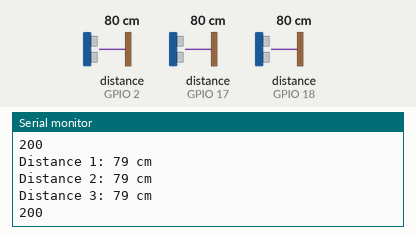
This sketch was run on a simulated ESP32. On the bench: the last lines printed to the serial monitor. Wiring (inferred from the names in the program): 3 × ultrasonic range finder: trigger GPIO 4, echo GPIO 2 / trigger GPIO 5, echo GPIO 18 / trigger GPIO 16, echo GPIO 17. The inputs (shaded band) are chosen by the test bench; at power-on: distance to the obstacle (sensors on GPIO 2, GPIO 17, GPIO 18) 80 cm. The echo pulse lasts 58.3 µs per cm; WiFi joins after 1.5 s; servers stay silent unless stated; uploads are accepted with an empty reply.

Above: at 3.2 s.
3.3 s: distance to the obstacle (sensor on GPIO 2) set to 4 cm
At 3.62 s:
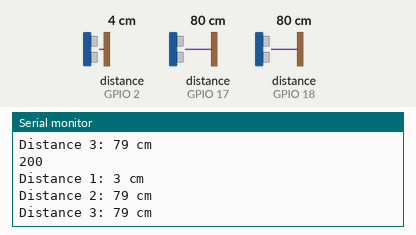
4.8 s: distance to the obstacle (sensor on GPIO 2) set to 2 cm
At 5.3 s:
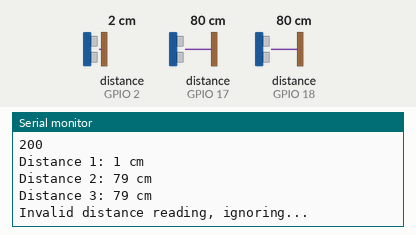
Timing chart, 0 to 7.8 s (numbered marks = the images above; inputs shaded):
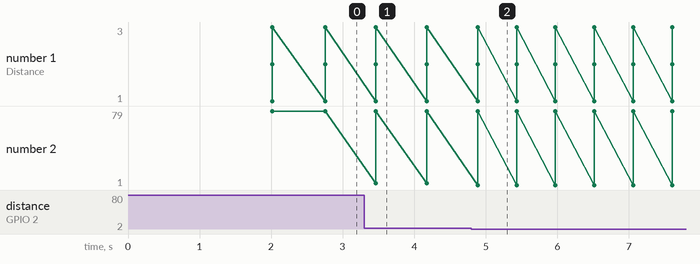

Measured:
- the behaviour switches between 3 and 2 cm on distance to the obstacle (sensor on GPIO 2) (found by bisection; images 1 and 2)
- after the input at 3.3 s, the serial monitor: prints a new line after 0.17 s (image 1)
- after the input at 4.8 s, the serial monitor: prints a new line after 0.09 s (image 2)

The sketch:

esp32.ino
```cpp
#include <WiFi.h>
#include <HTTPClient.h>

// Define GPIO pins for 3 sensors
#define trigPin1 4
#define echoPin1 2

#define trigPin2 16
#define echoPin2 17

#define trigPin3 5
#define echoPin3 18

// Replace with your Wi-Fi credentials
const char* ssid = "Proton";
const char* password = "ptclbb4321";

// Your Vercel backend endpoint to post data
const char* serverUrl = "https://green-bot.vercel.app/api/sensors";

// Threshold for valid distance readings
const int distanceThreshold = 2; // Minimum valid distance in cm

void setup() {
    Serial.begin(9600);

    // Set pins for each sensor
    pinMode(trigPin1, OUTPUT);
    pinMode(echoPin1, INPUT);

    pinMode(trigPin2, OUTPUT);
    pinMode(echoPin2, INPUT);

    pinMode(trigPin3, OUTPUT);
    pinMode(echoPin3, INPUT);

    WiFi.begin(ssid, password);

    // Wait for connection
    while (WiFi.status() != WL_CONNECTED) {
        delay(1000);
        Serial.println("Connecting to WiFi...");
    }
    Serial.println("Connected to WiFi");
}

// Function to measure distance for a given sensor
long measureDistance(int trigPin, int echoPin) {
    long duration, distance;
    digitalWrite(trigPin, LOW);
    delayMicroseconds(2);
    digitalWrite(trigPin, HIGH);
    delayMicroseconds(10);
    digitalWrite(trigPin, LOW);
    duration = pulseIn(echoPin, HIGH);
    distance = duration * 0.034 / 2;
    return distance;
}

void loop() {
    // Measure distances from all 3 sensors
    long distance1 = measureDistance(trigPin1, echoPin1);
    long distance2 = measureDistance(trigPin2, echoPin2);
    long distance3 = measureDistance(trigPin3, echoPin3);

    // Debugging output
    Serial.print("Distance 1: ");
    Serial.print(distance1);
    Serial.println(" cm");

    Serial.print("Distance 2: ");
    Serial.print(distance2);
    Serial.println(" cm");

    Serial.print("Distance 3: ");
    Serial.print(distance3);
    Serial.println(" cm");

    // Check if all distances are valid before sending
    if (distance1 >= distanceThreshold &&
        distance2 >= distanceThreshold &&
        distance3 >= distanceThreshold) {

        if (WiFi.status() == WL_CONNECTED) {
            HTTPClient http;

            // Specify the request destination
            http.begin(serverUrl);
            http.addHeader("Content-Type", "application/json");

            // Create JSON data with all sensor readings
            String jsonData = String("{\"sensor1\":") + distance1 +
                              ",\"sensor2\":" + distance2 +
                              ",\"sensor3\":" + distance3 + "}";

            // Send the request
            int httpResponseCode = http.POST(jsonData);

            if (httpResponseCode > 0) {
                String response = http.getString(); // Get the response
                Serial.println(httpResponseCode);   // Print return code
                Serial.println(response);           // Print response
            } else {
                Serial.print("Error on sending POST: ");
                Serial.println(httpResponseCode);
            }

            // Close connection
            http.end();
        } else {
            Serial.println("WiFi Disconnected");
        }
    } else {
        Serial.println("Invalid distance reading, ignoring...");
    }

    delay(500); // Delay before the next loop
}
```
